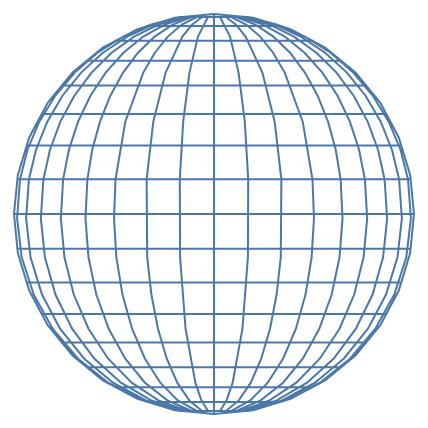

Vega-Lite specification for this chart:
### Vega-Lite specification from a JSON file in a GitHub repository (floating-point values rounded to 4 significant figures)
{"$schema": "https://vega.github.io/schema/vega-lite/v3.json", "width": 200, "height": 200, "data": {"graticule": true}, "projection": {"type": "orthographic"}, "mark": {"type": "geoshape"}}
